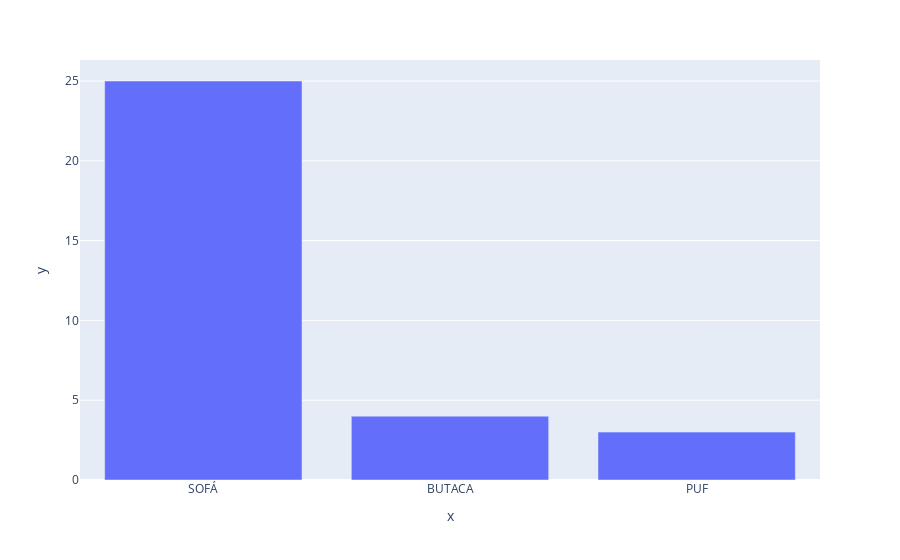

Here is the notebook cell this chart was saved with:
### Code cell
fig

### Figure 1 — Plotly figure (JSON) as saved in the notebook; plotly's stock layout.template omitted (floating-point values rounded to 4 significant figures)
{"data": [{"alignmentgroup": "True", "hovertemplate": "x=%{x}<br>y=%{y}<extra></extra>", "legendgroup": "", "marker": {"color": "#636efa", "pattern": {"shape": ""}}, "name": "", "offsetgroup": "", "orientation": "v", "showlegend": false, "textposition": "auto", "type": "bar", "x": ["SOFÁ", "BUTACA", "PUF"], "xaxis": "x", "y": [25, 4, 3], "yaxis": "y"}], "layout": {"barmode": "relative", "legend": {"tracegroupgap": 0}, "margin": {"t": 60}, "xaxis": {"anchor": "y", "domain": [0, 1], "title": {"text": "x"}}, "yaxis": {"anchor": "x", "domain": [0, 1], "title": {"text": "y"}}}}
